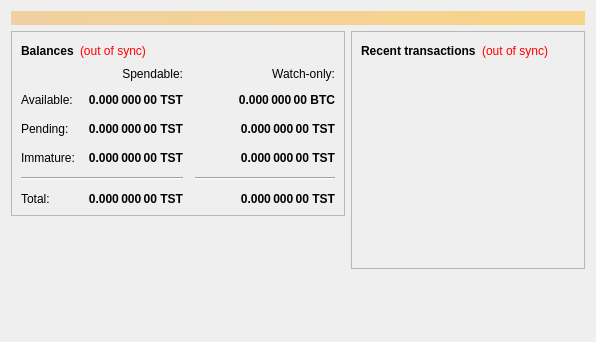
<?xml version="1.0" encoding="UTF-8"?>
<ui version="4.0">
 <class>OverviewPage</class>
 <widget class="QWidget" name="OverviewPage">
  <property name="geometry">
   <rect>
    <x>0</x>
    <y>0</y>
    <width>596</width>
    <height>342</height>
   </rect>
  </property>
  <property name="windowTitle">
   <string>Form</string>
  </property>
  <layout class="QVBoxLayout" name="topLayout">
   <item>
    <widget class="QLabel" name="labelAlerts">
     <property name="visible">
      <bool>false</bool>
     </property>
     <property name="styleSheet">
      <string notr="true">background-color: qlineargradient(x1: 0, y1: 0, x2: 1, y2: 0, stop:0 #F0D0A0, stop:1 #F8D488); color:#000000;</string>
     </property>
     <property name="wordWrap">
      <bool>true</bool>
     </property>
     <property name="margin">
      <number>3</number>
     </property>
    </widget>
   </item>
   <item>
    <layout class="QHBoxLayout" name="horizontalLayout" stretch="1,1">
     <item>
      <layout class="QVBoxLayout" name="verticalLayout_2">
       <item>
        <widget class="QFrame" name="frame">
         <property name="frameShape">
          <enum>QFrame::StyledPanel</enum>
         </property>
         <property name="frameShadow">
          <enum>QFrame::Raised</enum>
         </property>
         <layout class="QVBoxLayout" name="verticalLayout_4">
          <item>
           <layout class="QHBoxLayout" name="horizontalLayout_4">
            <item>
             <widget class="QLabel" name="label_5">
              <property name="font">
               <font>
                <weight>75</weight>
                <bold>true</bold>
               </font>
              </property>
              <property name="text">
               <string>Balances</string>
              </property>
             </widget>
            </item>
            <item>
             <widget class="QLabel" name="labelWalletStatus">
              <property name="cursor">
               <cursorShape>WhatsThisCursor</cursorShape>
              </property>
              <property name="toolTip">
               <string>The displayed information may be out of date. Your wallet automatically synchronizes with the Testcoin network after a connection is established, but this process has not completed yet.</string>
              </property>
              <property name="styleSheet">
               <string notr="true">QLabel { color: red; }</string>
              </property>
              <property name="text">
               <string notr="true">(out of sync)</string>
              </property>
              <property name="alignment">
               <set>Qt::AlignLeading|Qt::AlignLeft|Qt::AlignVCenter</set>
              </property>
             </widget>
            </item>
            <item>
             <spacer name="horizontalSpacer_3">
              <property name="orientation">
               <enum>Qt::Horizontal</enum>
              </property>
              <property name="sizeHint" stdset="0">
               <size>
                <width>40</width>
                <height>20</height>
               </size>
              </property>
             </spacer>
            </item>
           </layout>
          </item>
          <item>
           <layout class="QGridLayout" name="gridLayout">
            <property name="spacing">
             <number>12</number>
            </property>
            <item row="2" column="2">
             <widget class="QLabel" name="labelWatchPending">
              <property name="font">
               <font>
                <weight>75</weight>
                <bold>true</bold>
               </font>
              </property>
              <property name="cursor">
               <cursorShape>IBeamCursor</cursorShape>
              </property>
              <property name="toolTip">
               <string>Unconfirmed transactions to watch-only addresses</string>
              </property>
              <property name="text">
               <string notr="true">0.000 000 00 TST</string>
              </property>
              <property name="alignment">
               <set>Qt::AlignRight|Qt::AlignTrailing|Qt::AlignVCenter</set>
              </property>
              <property name="textInteractionFlags">
               <set>Qt::LinksAccessibleByMouse|Qt::TextSelectableByKeyboard|Qt::TextSelectableByMouse</set>
              </property>
             </widget>
            </item>
            <item row="2" column="1">
             <widget class="QLabel" name="labelUnconfirmed">
              <property name="font">
               <font>
                <weight>75</weight>
                <bold>true</bold>
               </font>
              </property>
              <property name="cursor">
               <cursorShape>IBeamCursor</cursorShape>
              </property>
              <property name="toolTip">
               <string>Total of transactions that have yet to be confirmed, and do not yet count toward the spendable balance</string>
              </property>
              <property name="text">
               <string notr="true">0.000 000 00 TST</string>
              </property>
              <property name="alignment">
               <set>Qt::AlignRight|Qt::AlignTrailing|Qt::AlignVCenter</set>
              </property>
              <property name="textInteractionFlags">
               <set>Qt::LinksAccessibleByMouse|Qt::TextSelectableByKeyboard|Qt::TextSelectableByMouse</set>
              </property>
             </widget>
            </item>
            <item row="3" column="2">
             <widget class="QLabel" name="labelWatchImmature">
              <property name="font">
               <font>
                <weight>75</weight>
                <bold>true</bold>
               </font>
              </property>
              <property name="cursor">
               <cursorShape>IBeamCursor</cursorShape>
              </property>
              <property name="toolTip">
               <string>Mined balance in watch-only addresses that has not yet matured</string>
              </property>
              <property name="text">
               <string notr="true">0.000 000 00 TST</string>
              </property>
              <property name="alignment">
               <set>Qt::AlignRight|Qt::AlignTrailing|Qt::AlignVCenter</set>
              </property>
              <property name="textInteractionFlags">
               <set>Qt::LinksAccessibleByMouse|Qt::TextSelectableByKeyboard|Qt::TextSelectableByMouse</set>
              </property>
             </widget>
            </item>
            <item row="4" column="0" colspan="2">
             <widget class="Line" name="line">
              <property name="orientation">
               <enum>Qt::Horizontal</enum>
              </property>
             </widget>
            </item>
            <item row="4" column="2">
             <widget class="Line" name="lineWatchBalance">
              <property name="sizePolicy">
               <sizepolicy hsizetype="Preferred" vsizetype="Fixed">
                <horstretch>0</horstretch>
                <verstretch>0</verstretch>
               </sizepolicy>
              </property>
              <property name="minimumSize">
               <size>
                <width>140</width>
                <height>0</height>
               </size>
              </property>
              <property name="orientation">
               <enum>Qt::Horizontal</enum>
              </property>
             </widget>
            </item>
            <item row="5" column="0">
             <widget class="QLabel" name="labelTotalText">
              <property name="text">
               <string>Total:</string>
              </property>
             </widget>
            </item>
            <item row="3" column="1">
             <widget class="QLabel" name="labelImmature">
              <property name="font">
               <font>
                <weight>75</weight>
                <bold>true</bold>
               </font>
              </property>
              <property name="cursor">
               <cursorShape>IBeamCursor</cursorShape>
              </property>
              <property name="toolTip">
               <string>Mined balance that has not yet matured</string>
              </property>
              <property name="text">
               <string notr="true">0.000 000 00 TST</string>
              </property>
              <property name="alignment">
               <set>Qt::AlignRight|Qt::AlignTrailing|Qt::AlignVCenter</set>
              </property>
              <property name="textInteractionFlags">
               <set>Qt::LinksAccessibleByMouse|Qt::TextSelectableByKeyboard|Qt::TextSelectableByMouse</set>
              </property>
             </widget>
            </item>
            <item row="2" column="3">
             <spacer name="horizontalSpacer_2">
              <property name="orientation">
               <enum>Qt::Horizontal</enum>
              </property>
              <property name="sizeHint" stdset="0">
               <size>
                <width>40</width>
                <height>20</height>
               </size>
              </property>
             </spacer>
            </item>
            <item row="3" column="0">
             <widget class="QLabel" name="labelImmatureText">
              <property name="text">
               <string>Immature:</string>
              </property>
             </widget>
            </item>
            <item row="5" column="1">
             <widget class="QLabel" name="labelTotal">
              <property name="font">
               <font>
                <weight>75</weight>
                <bold>true</bold>
               </font>
              </property>
              <property name="cursor">
               <cursorShape>IBeamCursor</cursorShape>
              </property>
              <property name="toolTip">
               <string>Your current total balance</string>
              </property>
              <property name="text">
               <string notr="true">0.000 000 00 TST</string>
              </property>
              <property name="alignment">
               <set>Qt::AlignRight|Qt::AlignTrailing|Qt::AlignVCenter</set>
              </property>
              <property name="textInteractionFlags">
               <set>Qt::LinksAccessibleByMouse|Qt::TextSelectableByKeyboard|Qt::TextSelectableByMouse</set>
              </property>
             </widget>
            </item>
            <item row="5" column="2">
             <widget class="QLabel" name="labelWatchTotal">
              <property name="font">
               <font>
                <weight>75</weight>
                <bold>true</bold>
               </font>
              </property>
              <property name="cursor">
               <cursorShape>IBeamCursor</cursorShape>
              </property>
              <property name="toolTip">
               <string>Current total balance in watch-only addresses</string>
              </property>
              <property name="text">
               <string notr="true">0.000 000 00 TST</string>
              </property>
              <property name="alignment">
               <set>Qt::AlignRight|Qt::AlignTrailing|Qt::AlignVCenter</set>
              </property>
              <property name="textInteractionFlags">
               <set>Qt::LinksAccessibleByMouse|Qt::TextSelectableByKeyboard|Qt::TextSelectableByMouse</set>
              </property>
             </widget>
            </item>
            <item row="0" column="2">
             <widget class="QLabel" name="labelWatchonly">
              <property name="text">
               <string>Watch-only:</string>
              </property>
              <property name="alignment">
               <set>Qt::AlignRight|Qt::AlignTrailing|Qt::AlignVCenter</set>
              </property>
             </widget>
            </item>
            <item row="1" column="0">
             <widget class="QLabel" name="labelBalanceText">
              <property name="text">
               <string>Available:</string>
              </property>
             </widget>
            </item>
            <item row="1" column="1">
             <widget class="QLabel" name="labelBalance">
              <property name="font">
               <font>
                <weight>75</weight>
                <bold>true</bold>
               </font>
              </property>
              <property name="cursor">
               <cursorShape>IBeamCursor</cursorShape>
              </property>
              <property name="toolTip">
               <string>Your current spendable balance</string>
              </property>
              <property name="text">
               <string notr="true">0.000 000 00 TST</string>
              </property>
              <property name="alignment">
               <set>Qt::AlignRight|Qt::AlignTrailing|Qt::AlignVCenter</set>
              </property>
              <property name="textInteractionFlags">
               <set>Qt::LinksAccessibleByMouse|Qt::TextSelectableByKeyboard|Qt::TextSelectableByMouse</set>
              </property>
             </widget>
            </item>
            <item row="1" column="2">
             <widget class="QLabel" name="labelWatchAvailable">
              <property name="font">
               <font>
                <weight>75</weight>
                <bold>true</bold>
               </font>
              </property>
              <property name="cursor">
               <cursorShape>IBeamCursor</cursorShape>
              </property>
              <property name="toolTip">
               <string>Your current balance in watch-only addresses</string>
              </property>
              <property name="text">
               <string notr="true">0.000 000 00 BTC</string>
              </property>
              <property name="alignment">
               <set>Qt::AlignRight|Qt::AlignTrailing|Qt::AlignVCenter</set>
              </property>
              <property name="textInteractionFlags">
               <set>Qt::LinksAccessibleByMouse|Qt::TextSelectableByKeyboard|Qt::TextSelectableByMouse</set>
              </property>
             </widget>
            </item>
            <item row="2" column="0">
             <widget class="QLabel" name="labelPendingText">
              <property name="text">
               <string>Pending:</string>
              </property>
             </widget>
            </item>
            <item row="0" column="1">
             <widget class="QLabel" name="labelSpendable">
              <property name="text">
               <string>Spendable:</string>
              </property>
              <property name="alignment">
               <set>Qt::AlignRight|Qt::AlignTrailing|Qt::AlignVCenter</set>
              </property>
             </widget>
            </item>
           </layout>
          </item>
         </layout>
        </widget>
       </item>
       <item>
        <spacer name="verticalSpacer">
         <property name="orientation">
          <enum>Qt::Vertical</enum>
         </property>
         <property name="sizeHint" stdset="0">
          <size>
           <width>20</width>
           <height>40</height>
          </size>
         </property>
        </spacer>
       </item>
      </layout>
     </item>
     <item>
      <layout class="QVBoxLayout" name="verticalLayout_3">
       <item>
        <widget class="QFrame" name="frame_2">
         <property name="frameShape">
          <enum>QFrame::StyledPanel</enum>
         </property>
         <property name="frameShadow">
          <enum>QFrame::Raised</enum>
         </property>
         <layout class="QVBoxLayout" name="verticalLayout">
          <item>
           <layout class="QHBoxLayout" name="horizontalLayout_2">
            <item>
             <widget class="QLabel" name="label_4">
              <property name="font">
               <font>
                <weight>75</weight>
                <bold>true</bold>
               </font>
              </property>
              <property name="text">
               <string>Recent transactions</string>
              </property>
             </widget>
            </item>
            <item>
             <widget class="QLabel" name="labelTransactionsStatus">
              <property name="cursor">
               <cursorShape>WhatsThisCursor</cursorShape>
              </property>
              <property name="toolTip">
               <string>The displayed information may be out of date. Your wallet automatically synchronizes with the Testcoin network after a connection is established, but this process has not completed yet.</string>
              </property>
              <property name="styleSheet">
               <string notr="true">QLabel { color: red; }</string>
              </property>
              <property name="text">
               <string notr="true">(out of sync)</string>
              </property>
              <property name="alignment">
               <set>Qt::AlignRight|Qt::AlignTrailing|Qt::AlignVCenter</set>
              </property>
             </widget>
            </item>
            <item>
             <spacer name="horizontalSpacer">
              <property name="orientation">
               <enum>Qt::Horizontal</enum>
              </property>
              <property name="sizeHint" stdset="0">
               <size>
                <width>40</width>
                <height>20</height>
               </size>
              </property>
             </spacer>
            </item>
           </layout>
          </item>
          <item>
           <widget class="QListView" name="listTransactions">
            <property name="styleSheet">
             <string notr="true">QListView { background: transparent; }</string>
            </property>
            <property name="frameShape">
             <enum>QFrame::NoFrame</enum>
            </property>
            <property name="verticalScrollBarPolicy">
             <enum>Qt::ScrollBarAlwaysOff</enum>
            </property>
            <property name="horizontalScrollBarPolicy">
             <enum>Qt::ScrollBarAlwaysOff</enum>
            </property>
            <property name="selectionMode">
             <enum>QAbstractItemView::NoSelection</enum>
            </property>
           </widget>
          </item>
         </layout>
        </widget>
       </item>
       <item>
        <spacer name="verticalSpacer_2">
         <property name="orientation">
          <enum>Qt::Vertical</enum>
         </property>
         <property name="sizeHint" stdset="0">
          <size>
           <width>20</width>
           <height>40</height>
          </size>
         </property>
        </spacer>
       </item>
      </layout>
     </item>
    </layout>
   </item>
  </layout>
 </widget>
 <resources/>
 <connections/>
</ui>
